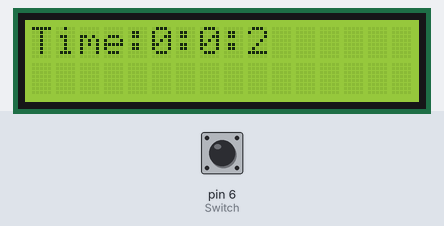
The sketch below on a simulated Arduino Uno, built with avr-gcc and run on an emulated ATmega328P. On the bench: 16×2 character LCD. Inputs (shaded band) come from the test bench; at power-on: pin 6 (Switch) HIGH.

Above: at 1.2 s.
1.3 s: pin 6 (Switch) pulled LOW for 1.3 s
At 2.9 s:
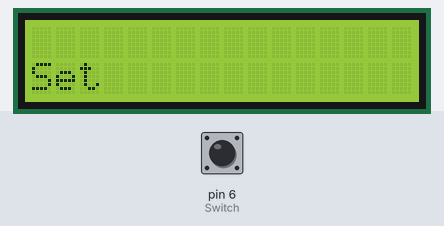
4.1 s: pin 6 (Switch) pulled LOW for 1.3 s
At 6.5 s:
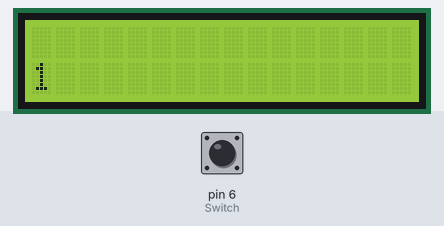
6.9 s: pin 6 (Switch) pulled LOW for 3.2 s
At 10.2 s:
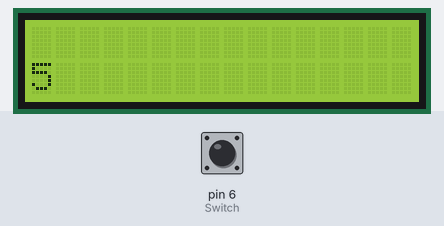
Timing chart, 0 to 11.7 s (numbered marks = the images above; inputs shaded):
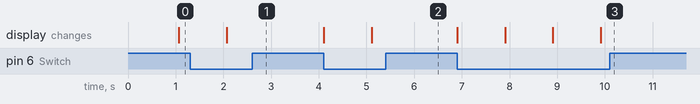

The sketch:

L5_LCD_DigitalClockSwitch.ino
```cpp
#include<LiquidCrystal.h>
LiquidCrystal lcd(12, 11, 5, 4, 3, 2);

int Switch = 6;
int h, m, s;
int i,j = 0;

void setup ()
{
        Serial.begin(9600);
        //lcd.clear();
        pinMode(Switch, INPUT);
        digitalWrite(Switch, HIGH);
        lcd.begin(16, 2);
}

void loop ()
{
          abc:
             if(s==60)
                {
                   s = 0;
                   m = m+1;
                }
              if(m==60)
                {
                   m = 0;
                   h = h+1;
                }

              if(h==25)
                {
                   h=1;
                }
              lcd.setCursor(0,0);
              s = s+1;
              lcd.print("Time");
              lcd.print(":");
              lcd.print(h);
              lcd.print(":");
              lcd.print(m);
              lcd.print(":");
              lcd.print(s);
              delay(1000);
              lcd.clear();

              if(digitalRead(Switch) == LOW)
                 {
                  while(1)
                      {
                        if(digitalRead(Switch) == LOW)
                          {
                            lcd.clear();
                            i++;

                     switch(i)
                            {
                             case 1:lcd.setCursor(0,1);
                                    lcd.print("Set");
                                    delay(1000);
                                    break;

                             case 2:lcd.setCursor(0,1);
                                    lcd.print("HH");
                                    lcd.print(":");
                                    lcd.print("MM");
                                    lcd.print(":");
                                    lcd.print("SS");
                                    delay(1000);
                                    break;

                            case 3: while(1)
                                    {
                                      if (digitalRead(Switch) == LOW)
                                        {
                                             lcd.clear();
                                             j++;
                                             h = j;
                                             lcd.setCursor(0,1);
                                             lcd.print("");
                                             lcd.print(h);
                                             delay(1000);
                                       }

                                      else if(j==24)
                                             break;
                                       }

                            case 4:while(1)
                                    {
                                      if (digitalRead(Switch) == LOW)
                                        {
                                             lcd.clear();
                                             j++;
                                             m = j;
                                             lcd.setCursor(0,1);
                                             lcd.print("");
                                             lcd.print(m);
                                             delay(1000);
                                             break;
                                       }
                                          else if(j==6)
                                               break;
                                       }
                            case 5:while(1)
                                    {
                                      if (digitalRead(Switch) == LOW)
                                        {
                                             lcd.clear();
                                             j++;
                                             s = j;
                                             lcd.setCursor(0,1);
                                             lcd.print("");
                                             lcd.print(s);
                                             delay(1000);
                                             break;
                                       }
                                            else if(j==4)
                                               break;
                                       }
                              case 6: goto abc;
                                      break;


                              }
                        }
                  }
           }
  }
```

Measured:
- after the input at 1.3 s, the display: changes after 0.77 s (image 1)
- after the input at 4.1 s, the display: first changes at once (image 2 shows a later state)
- after the input at 6.9 s, the display: first changes at once (image 3 shows a later state)
